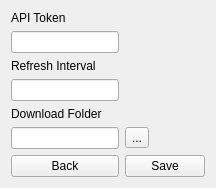
         <widget class="QWidget" name="SettingsTab">
          <property name="maximumSize">
           <size>
            <width>16777215</width>
            <height>400</height>
           </size>
          </property>
          <layout class="QGridLayout" name="gridLayout_4">
           <item row="4" column="0">
            <widget class="QLineEdit" name="RefreshIntervalInput"/>
           </item>
           <item row="0" column="0" alignment="Qt::AlignmentFlag::AlignBottom">
            <widget class="QLabel" name="APITokenLabel">
             <property name="text">
              <string>API Token</string>
             </property>
            </widget>
           </item>
           <item row="6" column="2">
            <widget class="QToolButton" name="DownloadFolderButton">
             <property name="text">
              <string>...</string>
             </property>
            </widget>
           </item>
           <item row="5" column="0" alignment="Qt::AlignmentFlag::AlignBottom">
            <widget class="QLabel" name="DownloadFolderLabel">
             <property name="text">
              <string>Download Folder</string>
             </property>
            </widget>
           </item>
           <item row="1" column="0">
            <widget class="QLineEdit" name="APITokenInput"/>
           </item>
           <item row="6" column="0">
            <widget class="QLineEdit" name="DownloadFolderInput"/>
           </item>
           <item row="8" column="0">
            <widget class="QPushButton" name="BackButton">
             <property name="text">
              <string>Back</string>
             </property>
            </widget>
           </item>
           <item row="3" column="0" alignment="Qt::AlignmentFlag::AlignBottom">
            <widget class="QLabel" name="RefreshIntervalLabel">
             <property name="text">
              <string>Refresh Interval</string>
             </property>
            </widget>
           </item>
           <item row="8" column="2">
            <widget class="QPushButton" name="SaveButton">
             <property name="text">
              <string>Save</string>
             </property>
            </widget>
           </item>
          </layout>
         </widget>
